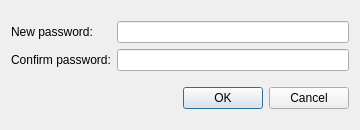
<?xml version="1.0" encoding="UTF-8"?>
<ui version="4.0">
 <class>RouterPasswordDialog</class>
 <widget class="QDialog" name="RouterPasswordDialog">
  <property name="geometry">
   <rect>
    <x>0</x>
    <y>0</y>
    <width>360</width>
    <height>130</height>
   </rect>
  </property>
  <property name="windowTitle">
   <string>Change Password</string>
  </property>
  <property name="modal">
   <bool>true</bool>
  </property>
  <layout class="QVBoxLayout" name="verticalLayout">
   <item>
    <layout class="QHBoxLayout" name="horizontalLayout">
     <item>
      <layout class="QVBoxLayout" name="verticalLayout_labels">
       <item>
        <widget class="QLabel" name="label_password">
         <property name="text">
          <string>New password:</string>
         </property>
        </widget>
       </item>
       <item>
        <widget class="QLabel" name="label_password_retry">
         <property name="text">
          <string>Confirm password:</string>
         </property>
        </widget>
       </item>
      </layout>
     </item>
     <item>
      <layout class="QVBoxLayout" name="verticalLayout_fields">
       <item>
        <widget class="PasswordEdit" name="edit_password"/>
       </item>
       <item>
        <widget class="PasswordEdit" name="edit_password_retry"/>
       </item>
      </layout>
     </item>
    </layout>
   </item>
   <item>
    <widget class="DialogButtonBox" name="buttonbox">
     <property name="standardButtons">
      <set>QDialogButtonBox::StandardButton::Cancel|QDialogButtonBox::StandardButton::Ok</set>
     </property>
    </widget>
   </item>
  </layout>
 </widget>
 <customwidgets>
  <customwidget>
   <class>DialogButtonBox</class>
   <extends>QDialogButtonBox</extends>
   <header>common/ui/dialog_button_box.h</header>
  </customwidget>
  <customwidget>
   <class>PasswordEdit</class>
   <extends>QLineEdit</extends>
   <header>common/ui/password_edit.h</header>
  </customwidget>
 </customwidgets>
 <resources/>
 <connections/>
</ui>
